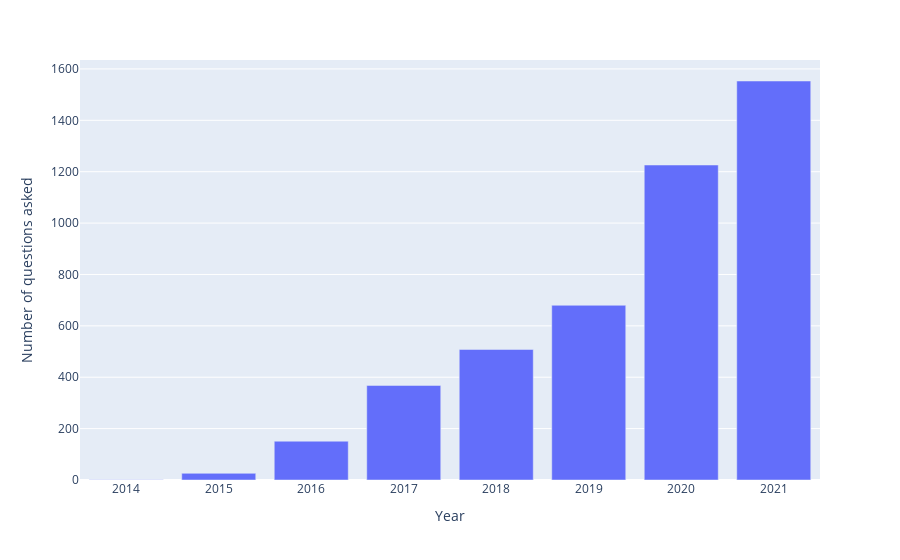

The cell this chart's notebook holds for it:
### Code cell
years_view(df_adf)

### Figure 1 — Plotly figure (JSON) as saved in the notebook; plotly's stock layout.template omitted (floating-point values rounded to 4 significant figures)
{"data": [{"alignmentgroup": "True", "hovertemplate": "Year=%{x}<br>Number of questions asked=%{y}<extra></extra>", "legendgroup": "", "marker": {"color": "#636efa", "pattern": {"shape": ""}}, "name": "", "offsetgroup": "", "orientation": "v", "showlegend": false, "textposition": "auto", "type": "bar", "x": [2014, 2015, 2016, 2017, 2018, 2019, 2020, 2021], "xaxis": "x", "y": [1, 26, 151, 368, 508, 680, 1226, 1553], "yaxis": "y"}], "layout": {"barmode": "relative", "legend": {"tracegroupgap": 0}, "margin": {"t": 60}, "xaxis": {"anchor": "y", "domain": [0, 1], "dtick": 1, "title": {"text": "Year"}}, "yaxis": {"anchor": "x", "domain": [0, 1], "title": {"text": "Number of questions asked"}}}}
